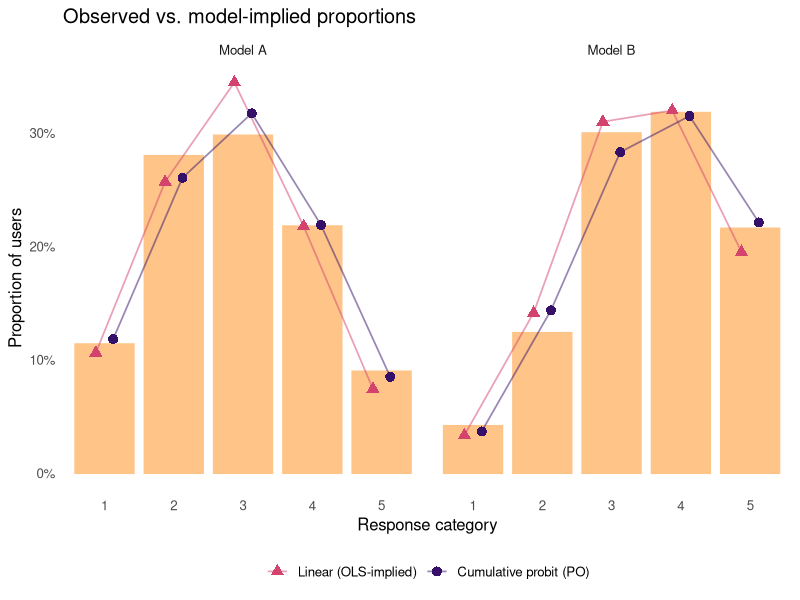
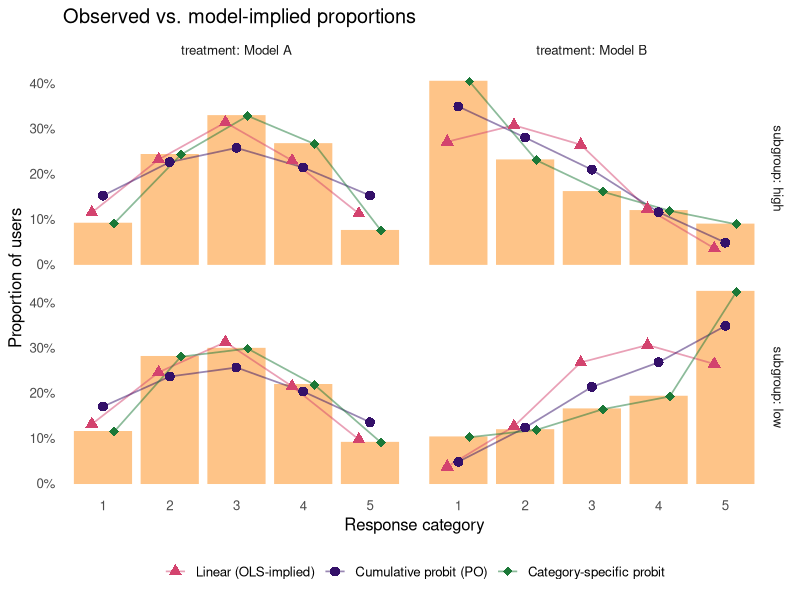
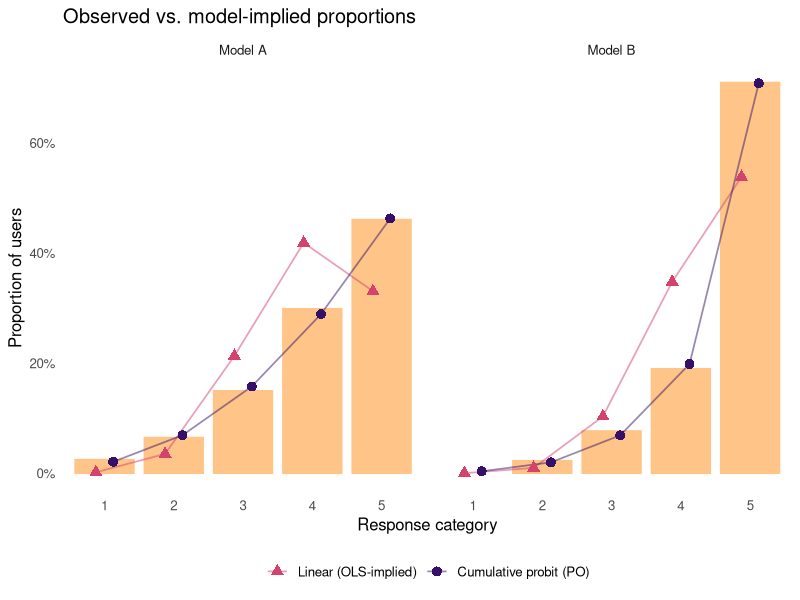
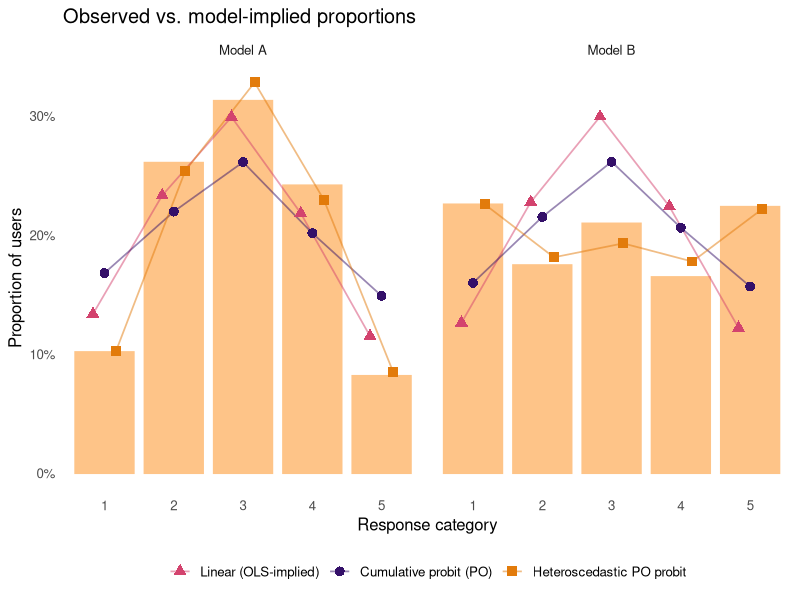
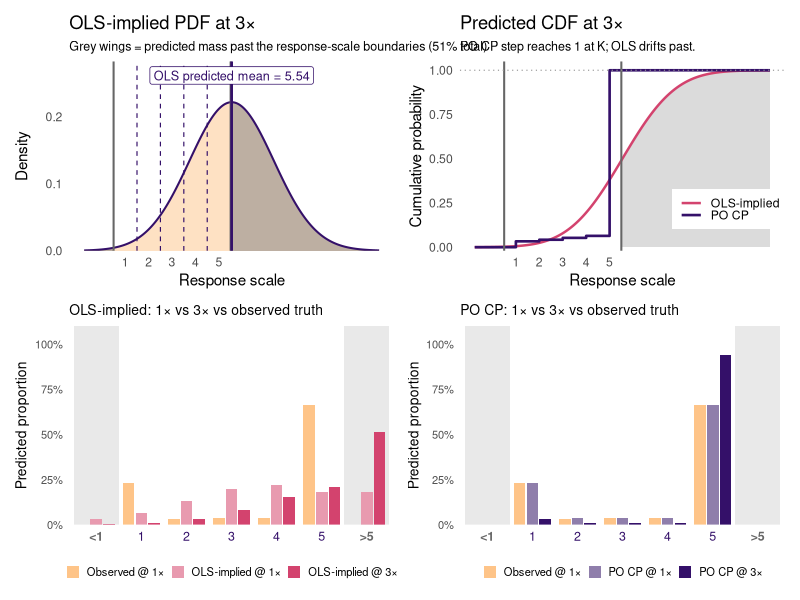

Write R code to recreate these figures, in order.
## ---- chunk 1
#| label: setup
#| include: false

library(ggplot2)
library(dplyr)
library(tidyr)
library(MASS)
library(ordinal)
library(marginaleffects)
library(knitr)
library(patchwork)

# URL of the deployed Shiny app on Posit Connect Cloud.
# Replace after first deploy; rendered into the <iframe> below.
app_url <- "https://YOUR-USERNAME.connect.posit.cloud/content/REPLACE-ME/"

# ---- Helpers (kept in sync with shiny/app.R) --------------------------

gen_baseline_probs <- function(shape, K) {
  x <- 1:K
  p <- switch(
    shape,
    "Symmetric / Normal-like"    = dnorm(seq(-1.5, 1.5, length.out = K)),
    "Uniform (flat)"             = rep(1, K),
    "Bimodal (polarized)"        = {
      v <- rep(0.1, K); v[1] <- 1; v[K] <- 1; v
    },
    "Skewed toward Satisfied"    = (x / K)^2,
    "Skewed toward Dissatisfied" = ((K - x + 1) / K)^2,
    "Zero-inflated / J-shape"    = exp(-0.8 * (x - 1))
  )
  p / sum(p)
}

treat_probs <- function(baseline, beta, effect_type, scale_ratio = 1) {
  K   <- length(baseline)
  tau <- qnorm(pmin(pmax(cumsum(baseline)[-K], 1e-4), 1 - 1e-4))

  if (effect_type == "polarize") {
    cum_pos <- c(pnorm((tau - beta) / scale_ratio), 1)
    cum_neg <- c(pnorm((tau + beta) / scale_ratio), 1)
    return(0.5 * diff(c(0, cum_pos)) + 0.5 * diff(c(0, cum_neg)))
  }

  beta_k <- if (effect_type == "asymmetric") {
    beta * seq(2, 0, length.out = K - 1)
  } else {
    rep(beta, K - 1)
  }
  cum_treat <- c(pnorm((tau - beta_k) / scale_ratio), 1)
  diff(c(0, cum_treat))
}

simulate_ab <- function(n_per, K, shape, beta, effect_type,
                        scale_ratio = 1, seed = 1138,
                        covariate = FALSE, interaction_mag = 0) {
  set.seed(seed)
  baseline <- gen_baseline_probs(shape, K)

  if (!covariate) {
    treated <- treat_probs(baseline, beta, effect_type, scale_ratio)
    ctrl <- sample(1:K, n_per, replace = TRUE, prob = baseline)
    trt  <- sample(1:K, n_per, replace = TRUE, prob = treated)
    return(tibble(
      treatment = factor(rep(c("Model A", "Model B"), each = n_per),
                         levels = c("Model A", "Model B")),
      response  = c(ctrl, trt)
    ) %>% mutate(response_ord = factor(response, levels = 1:K, ordered = TRUE)))
  }

  beta_low  <- beta + interaction_mag / 2
  beta_high <- beta - interaction_mag / 2
  n_half    <- n_per %/% 2
  n_other   <- n_per - n_half

  treated_low  <- treat_probs(baseline, beta_low,  effect_type, scale_ratio)
  treated_high <- treat_probs(baseline, beta_high, effect_type, scale_ratio)

  tibble(
    treatment = factor(rep(c("Model A", "Model B"), each = n_per),
                       levels = c("Model A", "Model B")),
    subgroup  = factor(c(rep("low", n_half), rep("high", n_other),
                         rep("low", n_half), rep("high", n_other)),
                       levels = c("low", "high")),
    response  = c(sample(1:K, n_half,  replace = TRUE, prob = baseline),
                  sample(1:K, n_other, replace = TRUE, prob = baseline),
                  sample(1:K, n_half,  replace = TRUE, prob = treated_low),
                  sample(1:K, n_other, replace = TRUE, prob = treated_high))
  ) %>% mutate(response_ord = factor(response, levels = 1:K, ordered = TRUE))
}

fit_models <- function(sim, fit_cs = FALSE, fit_scale = FALSE, covariate = FALSE) {
  if (covariate) {
    f_ols <- response ~ treatment * subgroup
    f_pol <- response_ord ~ treatment * subgroup
    f_cs  <- ~ treatment * subgroup
  } else {
    f_ols <- response ~ treatment
    f_pol <- response_ord ~ treatment
    f_cs  <- ~ treatment
  }
  m_ols <- lm(f_ols, data = sim)
  m_ord <- tryCatch(
    polr(f_pol, data = sim, method = "probit", Hess = TRUE),
    error = function(e) NULL
  )
  m_cs <- if (fit_cs) {
    tryCatch(
      clm(response_ord ~ 1, nominal = f_cs, data = sim, link = "probit"),
      error = function(e) NULL
    )
  } else NULL
  m_scale <- if (fit_scale && !fit_cs && !covariate) {
    tryCatch(
      clm(response_ord ~ treatment, scale = ~ treatment,
          data = sim, link = "probit"),
      error = function(e) NULL
    )
  } else NULL
  list(ols = m_ols, ord = m_ord, cs = m_cs, scale = m_scale)
}

interaction_p <- function(model) {
  if (is.null(model)) return(NA_real_)
  cf <- summary(model)$coefficients
  rn <- rownames(cf)
  ix <- grepl(":", rn) & grepl("treatment", rn) & grepl("subgroup", rn)
  if (!any(ix)) return(NA_real_)
  if ("Pr(>|t|)" %in% colnames(cf)) return(unname(cf[ix, "Pr(>|t|)"][1]))
  if ("t value"  %in% colnames(cf)) return(2 * pnorm(-abs(cf[ix, "t value"][1])))
  NA_real_
}

interaction_coef <- function(model) {
  if (is.null(model)) return(NA_real_)
  cf <- summary(model)$coefficients
  rn <- rownames(cf)
  ix <- grepl(":", rn) & grepl("treatment", rn) & grepl("subgroup", rn)
  if (!any(ix)) return(NA_real_)
  est_col <- if ("Estimate" %in% colnames(cf)) "Estimate" else "Value"
  unname(cf[ix, est_col][1])
}

predicted_probs <- function(models, K, covariate = FALSE) {
  newdat <- if (covariate) {
    expand_grid(
      treatment = factor(c("Model A", "Model B"), levels = c("Model A", "Model B")),
      subgroup  = factor(c("low", "high"), levels = c("low", "high"))
    )
  } else {
    tibble(treatment = factor(c("Model A", "Model B"), levels = c("Model A", "Model B")))
  }
  group_keys <- if (covariate) c("treatment", "subgroup") else c("treatment")

  if (!is.null(models$ord)) {
    raw <- predict(models$ord, newdata = newdat, type = "probs")
    preds_ord <- as.data.frame(raw) %>%
      setNames(as.character(1:K)) %>%
      bind_cols(newdat %>% mutate(across(everything(), as.character))) %>%
      pivot_longer(as.character(1:K), names_to = "response", values_to = "p_ord") %>%
      mutate(response = as.integer(response))
  } else {
    preds_ord <- newdat %>%
      mutate(across(everything(), as.character)) %>%
      crossing(response = 1:K) %>%
      mutate(p_ord = NA_real_)
  }

  ols_bin_probs <- function(mu, sig, K) {
    edges <- c(-Inf, seq(1.5, K - 0.5, by = 1), Inf)
    diff(pnorm(edges, mean = mu, sd = sig))
  }
  ols_mu  <- predict(models$ols, newdata = newdat)
  ols_sig <- summary(models$ols)$sigma
  preds_ols <- bind_rows(lapply(seq_len(nrow(newdat)), function(i) {
    row <- newdat[i, , drop = FALSE]
    tibble(
      !!!lapply(row, as.character),
      response = 1:K,
      p_ols    = ols_bin_probs(ols_mu[i], ols_sig, K)
    )
  }))

  if (!is.null(models$cs)) {
    cs_grid <- if (covariate) {
      expand_grid(
        treatment    = factor(c("Model A", "Model B"), levels = c("Model A", "Model B")),
        subgroup     = factor(c("low", "high"), levels = c("low", "high")),
        response_ord = factor(1:K, levels = 1:K, ordered = TRUE)
      )
    } else {
      expand_grid(
        treatment    = factor(c("Model A", "Model B"), levels = c("Model A", "Model B")),
        response_ord = factor(1:K, levels = 1:K, ordered = TRUE)
      )
    }
    preds_cs <- tryCatch({
      cs_grid %>%
        mutate(p_cs = predict(models$cs, newdata = cs_grid, type = "prob")$fit,
               response = as.integer(as.character(response_ord))) %>%
        mutate(across(any_of(c("treatment", "subgroup")), as.character)) %>%
        dplyr::select(any_of(c("treatment", "subgroup", "response", "p_cs")))
    }, error = function(e) {
      newdat %>%
        mutate(across(everything(), as.character)) %>%
        crossing(response = 1:K) %>%
        mutate(p_cs = NA_real_)
    })
  } else {
    preds_cs <- newdat %>%
      mutate(across(everything(), as.character)) %>%
      crossing(response = 1:K) %>%
      mutate(p_cs = NA_real_)
  }

  # Heteroscedastic PO probit (clm with scale = ~ treatment). Only fitted
  # under the no-covariate, no-CS scenario per fit_models above.
  if (!is.null(models$scale)) {
    scale_grid <- expand_grid(
      treatment    = factor(c("Model A", "Model B"), levels = c("Model A", "Model B")),
      response_ord = factor(1:K, levels = 1:K, ordered = TRUE)
    )
    preds_scale <- tryCatch({
      scale_grid %>%
        mutate(p_scale  = predict(models$scale, newdata = scale_grid, type = "prob")$fit,
               response = as.integer(as.character(response_ord))) %>%
        mutate(across(any_of(c("treatment", "subgroup")), as.character)) %>%
        dplyr::select(any_of(c("treatment", "subgroup", "response", "p_scale")))
    }, error = function(e) {
      newdat %>%
        mutate(across(everything(), as.character)) %>%
        crossing(response = 1:K) %>%
        mutate(p_scale = NA_real_)
    })
  } else {
    preds_scale <- newdat %>%
      mutate(across(everything(), as.character)) %>%
      crossing(response = 1:K) %>%
      mutate(p_scale = NA_real_)
  }

  full_join(preds_ord,   preds_ols,   by = c(group_keys, "response")) %>%
    full_join(preds_cs,    by = c(group_keys, "response")) %>%
    full_join(preds_scale, by = c(group_keys, "response"))
}

observed_probs <- function(sim, covariate = FALSE) {
  group_keys <- if (covariate) c("treatment", "subgroup") else c("treatment")
  sim %>%
    count(across(all_of(c(group_keys, "response")))) %>%
    group_by(across(all_of(group_keys))) %>%
    mutate(p_obs = n / sum(n)) %>%
    ungroup() %>%
    mutate(across(all_of(group_keys), as.character)) %>%
    dplyr::select(all_of(c(group_keys, "response", "p_obs")))
}

contrast_cis <- function(models, K, covariate = FALSE) {
  ci_src <- if (!is.null(models$cs)) models$cs else models$ord
  if (is.null(ci_src)) {
    cols <- if (covariate) {
      tibble(subgroup = rep(c("low", "high"), each = K),
             response = rep(1:K, 2))
    } else {
      tibble(response = 1:K)
    }
    return(cols %>% mutate(estimate = NA_real_, conf.low = NA_real_, conf.high = NA_real_))
  }
  me_type <- if (inherits(ci_src, "polr")) "probs" else "prob"
  tryCatch({
    out <- if (covariate) {
      avg_comparisons(ci_src, variables = "treatment", by = "subgroup", type = me_type)
    } else {
      avg_comparisons(ci_src, variables = "treatment", type = me_type)
    }
    out <- out %>%
      as_tibble() %>%
      mutate(response = suppressWarnings(as.integer(as.character(group))))
    if (covariate) {
      out %>% dplyr::select(subgroup, response, estimate, conf.low, conf.high) %>%
        mutate(subgroup = as.character(subgroup))
    } else {
      out %>% dplyr::select(response, estimate, conf.low, conf.high)
    }
  }, error = function(e) {
    cols <- if (covariate) {
      tibble(subgroup = rep(c("low", "high"), each = K),
             response = rep(1:K, 2))
    } else {
      tibble(response = 1:K)
    }
    cols %>% mutate(estimate = NA_real_, conf.low = NA_real_, conf.high = NA_real_)
  })
}

# Static-render version of the app's "Distributions" plot.
# `sim` and `models` should match the same simulation (same covariate flag).
make_dist_plot <- function(sim, models, K, fit_cs, fit_scale = FALSE, covariate = FALSE) {
  preds_df <- predicted_probs(models, K, covariate = covariate)
  obs_df   <- observed_probs(sim,   covariate = covariate)
  group_keys <- if (covariate) c("treatment", "subgroup") else c("treatment")
  dat <- full_join(obs_df, preds_df, by = c(group_keys, "response"))

  cs_active    <- isTRUE(fit_cs)    && any(!is.na(dat$p_cs))
  scale_active <- isTRUE(fit_scale) && any(!is.na(dat$p_scale))
  bars_dat <- dat %>%
    dplyr::select(all_of(c(group_keys, "response", "p_obs"))) %>%
    distinct()

  long_cols <- c("p_ord", "p_ols",
                 if (cs_active)    "p_cs",
                 if (scale_active) "p_scale")
  dat_long <- dat %>%
    pivot_longer(all_of(long_cols), names_to = "model", values_to = "p") %>%
    mutate(model = recode(model,
                          p_ord   = "Cumulative probit (PO)",
                          p_ols   = "Linear (OLS-implied)",
                          p_cs    = "Category-specific probit",
                          p_scale = "Heteroscedastic PO probit"))

  model_levels <- c("Linear (OLS-implied)", "Cumulative probit (PO)",
                    if (cs_active)    "Category-specific probit",
                    if (scale_active) "Heteroscedastic PO probit")
  dat_long$model <- factor(dat_long$model, levels = model_levels)

  color_map <- c("Linear (OLS-implied)"      = "#D3436E",
                 "Cumulative probit (PO)"    = "#341069",
                 "Category-specific probit"  = "#1B7837",
                 "Heteroscedastic PO probit" = "#E27B0B")
  shape_map <- c("Linear (OLS-implied)"      = 17,
                 "Cumulative probit (PO)"    = 16,
                 "Category-specific probit"  = 18,
                 "Heteroscedastic PO probit" = 15)

  p <- ggplot(mapping = aes(x = factor(response))) +
    geom_col(data = bars_dat, aes(y = p_obs),
             fill = "#FEC488", color = "#FEC488", width = 0.85) +
    geom_line(data = dat_long,
              aes(y = p, color = model, group = model),
              position = position_dodge(width = 0.5),
              alpha = 0.5, linewidth = 0.6) +
    geom_point(data = dat_long,
               aes(y = p, color = model, shape = model),
               size = 3, position = position_dodge(width = 0.5)) +
    scale_color_manual(values = color_map[model_levels]) +
    scale_shape_manual(values = shape_map[model_levels]) +
    scale_y_continuous(labels = scales::percent_format(accuracy = 1)) +
    labs(x = "Response category", y = "Proportion of users",
         color = NULL, shape = NULL,
         title = "Observed vs. model-implied proportions") +
    theme_minimal(base_size = 12) +
    theme(legend.position = "bottom", panel.grid = element_blank())

  if (covariate) {
    p + facet_grid(subgroup ~ treatment, labeller = label_both)
  } else {
    p + facet_wrap(~ treatment)
  }
}

make_contrast_table <- function(sim, models, K, covariate = FALSE) {
  preds_df <- predicted_probs(models, K, covariate = covariate)
  obs_df   <- observed_probs(sim,   covariate = covariate)
  group_keys <- if (covariate) c("treatment", "subgroup") else c("treatment")
  dat <- full_join(obs_df, preds_df, by = c(group_keys, "response"))
  cis <- contrast_cis(models, K, covariate = covariate)

  pct <- function(x) ifelse(is.na(x), "—", sprintf("%.0f%%", 100 * x))
  with_ci <- function(est, lo, hi) {
    if (is.na(est)) return("—")
    sprintf("%.0f%% [%.0f%%, %.0f%%]", 100 * est, 100 * lo, 100 * hi)
  }

  keys <- if (covariate) c("subgroup", "response") else c("response")
  out <- dat %>%
    pivot_wider(id_cols = all_of(keys),
                names_from = treatment,
                values_from = c(p_obs, p_ols)) %>%
    mutate(
      obs_delta = `p_obs_Model B` - `p_obs_Model A`,
      ols_delta = `p_ols_Model B` - `p_ols_Model A`
    ) %>%
    dplyr::select(all_of(keys), obs_delta, ols_delta) %>%
    left_join(cis, by = keys) %>%
    arrange(across(all_of(keys))) %>%
    mutate(
      flip = !is.na(estimate) & !is.na(ols_delta) &
             sign(estimate) * sign(ols_delta) < 0,
      Category            = as.character(response),
      `Observed Δ`        = pct(obs_delta),
      `OLS-implied Δ`     = ifelse(flip, paste0(pct(ols_delta), " ⚠"), pct(ols_delta)),
      `Probit Δ [95% CI]` = mapply(with_ci, estimate, conf.low, conf.high)
    )

  if (covariate) {
    out %>% dplyr::select(Subgroup = subgroup, Category,
                          `Observed Δ`, `OLS-implied Δ`, `Probit Δ [95% CI]`)
  } else {
    out %>% dplyr::select(Category, `Observed Δ`, `OLS-implied Δ`, `Probit Δ [95% CI]`)
  }
}

# Static-render version of the app's "Counterfactual" tab. Assumes a
# constant-shift, no-covariate model (the tab in the app disables itself
# otherwise). Returns a patchwork composing OLS bell curve, PO probit latent
# normal, and per-category bar chart at multiplier × β.
make_cf_plot <- function(sim, models, K, mult) {
  newdat   <- tibble(treatment = factor(c("Model A", "Model B"),
                                        levels = c("Model A", "Model B")))
  ols_mus  <- predict(models$ols, newdata = newdat)
  ols_mu_A <- unname(ols_mus[1])
  ols_mu_B <- unname(ols_mus[2])
  ols_beta <- ols_mu_B - ols_mu_A
  ols_sig  <- summary(models$ols)$sigma
  ols_mu_cf <- ols_mu_A + mult * ols_beta

  cp_beta       <- unname(coef(models$ord)[["treatmentModel B"]])
  cp_thresholds <- unname(models$ord$zeta)

  ols_oob_lo_1x <- pnorm(0.5,         ols_mu_B,  ols_sig)
  ols_oob_hi_1x <- 1 - pnorm(K + 0.5, ols_mu_B,  ols_sig)
  ols_p_cat_1x  <- diff(pnorm(seq(0.5, K + 0.5, by = 1), ols_mu_B,  ols_sig))

  ols_oob_lo_cf <- pnorm(0.5,         ols_mu_cf, ols_sig)
  ols_oob_hi_cf <- 1 - pnorm(K + 0.5, ols_mu_cf, ols_sig)
  ols_p_cat_cf  <- diff(pnorm(seq(0.5, K + 0.5, by = 1), ols_mu_cf, ols_sig))

  cp_p_cat_1x <- diff(c(0, pnorm(cp_thresholds - cp_beta),         1))
  cp_p_cat_cf <- diff(c(0, pnorm(cp_thresholds - mult * cp_beta),  1))

  obs_B <- sim %>%
    dplyr::filter(treatment == "Model B") %>%
    count(response) %>%
    mutate(p_obs = n / sum(n)) %>%
    dplyr::select(response, p_obs) %>%
    right_join(tibble(response = 1:K), by = "response") %>%
    arrange(response) %>%
    mutate(p_obs = coalesce(p_obs, 0)) %>%
    pull(p_obs)

  bin_edges <- seq(1.5, K - 0.5, by = 1)
  x_resp <- seq(min(-0.5, ols_mu_cf - 3.5 * ols_sig),
                max(K + 1.5, ols_mu_cf + 3.5 * ols_sig),
                length.out = 600)
  ols_curve     <- tibble(x = x_resp, y = dnorm(x_resp, ols_mu_cf, ols_sig))
  ols_oob_left  <- ols_curve %>% dplyr::filter(x <= 0.5)
  ols_oob_right <- ols_curve %>% dplyr::filter(x >= K + 0.5)
  y_top_ols <- max(ols_curve$y) * 1.18

  p_ols_pdf <- ggplot(ols_curve, aes(x, y)) +
    geom_area(fill = "#FEC488", alpha = 0.5) +
    geom_area(data = ols_oob_left,  fill = "#888888", alpha = 0.55) +
    geom_area(data = ols_oob_right, fill = "#888888", alpha = 0.55) +
    geom_line(color = "#341069", linewidth = 0.7) +
    geom_vline(xintercept = bin_edges, linetype = "dashed",
               color = "#341069", linewidth = 0.4) +
    geom_vline(xintercept = c(0.5, K + 0.5), linetype = "solid",
               color = "#666666", linewidth = 0.7) +
    geom_vline(xintercept = ols_mu_cf, linetype = "solid",
               color = "#341069", linewidth = 0.9) +
    annotate("label", x = ols_mu_cf, y = y_top_ols,
             label = sprintf("OLS predicted mean = %.2f", ols_mu_cf),
             size = 3.2, color = "#341069") +
    scale_x_continuous(breaks = seq_len(K), minor_breaks = NULL) +
    scale_y_continuous(limits = c(0, y_top_ols * 1.08),
                       expand = expansion(mult = c(0, 0))) +
    labs(x = "Response scale", y = "Density",
         title = sprintf("OLS-implied PDF at %g×", mult),
         subtitle = sprintf("Grey wings = predicted mass past the response-scale boundaries (%.0f%% total)",
                            100 * (ols_oob_lo_cf + ols_oob_hi_cf))) +
    theme_minimal(base_size = 11) +
    theme(panel.grid = element_blank(),
          plot.subtitle = element_text(size = 9))

  cdf_curve <- tibble(x = x_resp, y = pnorm(x_resp, ols_mu_cf, ols_sig))
  cp_cdf_df <- tibble(
    x = c(min(x_resp), seq_len(K), max(x_resp)),
    y = c(0, cumsum(cp_p_cat_cf), 1)
  )

  p_cdf <- ggplot() +
    geom_area(data = cdf_curve %>% dplyr::filter(x <= 0.5),
              aes(x, y), fill = "#888888", alpha = 0.30) +
    geom_area(data = cdf_curve %>% dplyr::filter(x >= K + 0.5),
              aes(x, y), fill = "#888888", alpha = 0.30) +
    geom_line(data = cdf_curve, aes(x, y, color = "OLS-implied"),
              linewidth = 0.85) +
    geom_step(data = cp_cdf_df, aes(x, y, color = "PO CP"),
              linewidth = 0.9, direction = "hv") +
    geom_vline(xintercept = c(0.5, K + 0.5), linetype = "solid",
               color = "#666666", linewidth = 0.7) +
    geom_hline(yintercept = 1, linetype = "dotted",
               color = "#999999", linewidth = 0.4) +
    scale_color_manual(values = c("OLS-implied" = "#D3436E",
                                  "PO CP"       = "#341069"),
                       name = NULL) +
    scale_x_continuous(breaks = seq_len(K), minor_breaks = NULL,
                       limits = range(x_resp)) +
    scale_y_continuous(limits = c(-0.02, 1.05),
                       expand = expansion(mult = c(0, 0)),
                       breaks = c(0, 0.25, 0.5, 0.75, 1)) +
    labs(x = "Response scale", y = "Cumulative probability",
         title = sprintf("Predicted CDF at %g×", mult),
         subtitle = "PO CP step reaches 1 at K; OLS drifts past.") +
    theme_minimal(base_size = 11) +
    theme(legend.position = c(0.83, 0.22),
          legend.background = element_rect(fill = "white", color = NA),
          legend.key.height = unit(0.6, "lines"),
          panel.grid = element_blank(),
          plot.subtitle = element_text(size = 9))

  bar_levels  <- c("<1", as.character(seq_len(K)), paste0(">", K))
  axis_colors <- c("#666666", rep("#341069", K), "#666666")
  show_cf     <- abs(mult - 1) > 1e-6

  make_bar_panel <- function(p_1x, p_oob_lo_1x, p_oob_hi_1x,
                             p_cf, p_oob_lo_cf, p_oob_hi_cf,
                             obs_inscale, model_label,
                             color_bold, color_faint) {
    if (show_cf) {
      series_levels <- c(
        "Observed @ 1×",
        sprintf("%s @ 1×", model_label),
        sprintf("%s @ %g×", model_label, mult)
      )
      p_vec <- c(c(0, obs_inscale, 0),
                 c(p_oob_lo_1x, p_1x, p_oob_hi_1x),
                 c(p_oob_lo_cf, p_cf, p_oob_hi_cf))
      fill_values <- setNames(c("#FEC488", color_faint, color_bold),
                              series_levels)
      plot_title <- sprintf("%s: 1× vs %g× vs observed truth",
                            model_label, mult)
    } else {
      series_levels <- c(
        "Observed @ 1×",
        sprintf("%s @ 1×", model_label)
      )
      p_vec <- c(c(0, obs_inscale, 0),
                 c(p_oob_lo_1x, p_1x, p_oob_hi_1x))
      fill_values <- setNames(c("#FEC488", color_bold),
                              series_levels)
      plot_title <- sprintf("%s @ 1× vs observed truth", model_label)
    }
    n_series <- length(series_levels)
    bar_df <- tibble(
      response = factor(rep(bar_levels, n_series), levels = bar_levels),
      p        = p_vec,
      series   = factor(rep(series_levels, each = K + 2),
                        levels = series_levels)
    )
    ggplot(bar_df, aes(x = response, y = p, fill = series)) +
      annotate("rect", xmin = 0.5, xmax = 1.5,
               ymin = 0, ymax = Inf, fill = "#888888", alpha = 0.18) +
      annotate("rect", xmin = K + 1.5, xmax = K + 2.5,
               ymin = 0, ymax = Inf, fill = "#888888", alpha = 0.18) +
      geom_col(position = position_dodge(width = 0.85), width = 0.78) +
      scale_fill_manual(values = fill_values, name = NULL) +
      scale_y_continuous(labels = scales::percent_format(accuracy = 1),
                         expand = expansion(mult = c(0, 0.10)),
                         limits = c(0, 1)) +
      labs(x = NULL, y = "Predicted proportion",
           title = plot_title) +
      theme_minimal(base_size = 10) +
      theme(legend.position = "bottom",
            legend.key.size = unit(0.7, "lines"),
            legend.text  = element_text(size = 8),
            panel.grid   = element_blank(),
            plot.title   = element_text(size = 10),
            axis.text.x  = element_text(color = axis_colors,
                                        face  = c("bold", rep("plain", K), "bold"),
                                        size  = 9))
  }

  p_bar_ols <- make_bar_panel(ols_p_cat_1x, ols_oob_lo_1x, ols_oob_hi_1x,
                              ols_p_cat_cf, ols_oob_lo_cf, ols_oob_hi_cf,
                              obs_B, "OLS-implied",
                              "#D3436E", "#E89AAF")
  p_bar_cp  <- make_bar_panel(cp_p_cat_1x, 0, 0,
                              cp_p_cat_cf, 0, 0,
                              obs_B, "PO CP",
                              "#341069", "#8F7EAB")

  (p_ols_pdf | p_cdf) / (p_bar_ols | p_bar_cp) +
    plot_layout(heights = c(1, 1.05))
}
## ---- chunk 2
#| label: app-iframe
#| echo: false
#| results: asis
cat(sprintf(
  '<iframe src="%s" width="100%%" height="960" style="border: 1px solid #ddd; border-radius: 4px;" loading="lazy"></iframe>',
  app_url
))
## ---- chunk 3
#| label: fig-tour1
#| echo: false
#| fig-width: 8
#| fig-height: 4.5
#| fig-cap: "Tour 1 — Symmetric baseline, moderate constant shift. OLS-implied triangles and PO-probit dots both track the observed bars."
sim1  <- simulate_ab(n_per = 500, K = 5,
                     shape = "Symmetric / Normal-like",
                     beta = 0.4, effect_type = "constant",
                     scale_ratio = 1, seed = 1138)
fits1 <- fit_models(sim1, fit_cs = FALSE)
make_dist_plot(sim1, fits1, K = 5, fit_cs = FALSE)
## ---- chunk 4
#| label: fig-tour2
#| echo: false
#| fig-width: 9
#| fig-height: 6.5
#| fig-cap: "Tour 2 — Symmetric baseline, opposing latent treatment effects across subgroups, plus a treated-condition variance shift. Within each subgroup the treatment moves the distribution dramatically toward one tail; marginalized across subgroups, the mean is preserved while the distribution becomes broader and more polarized."
sim2  <- simulate_ab(n_per = 1000, K = 5,
                     shape = "Symmetric / Normal-like",
                     beta = 0, effect_type = "constant",
                     scale_ratio = 1.6, seed = 1138,
                     covariate = TRUE, interaction_mag = 1.6)
fits2 <- fit_models(sim2, fit_cs = TRUE, covariate = TRUE)
make_dist_plot(sim2, fits2, K = 5, fit_cs = TRUE, covariate = TRUE)
## ---- chunk 5
#| label: tbl-tour2
#| echo: false
#| tbl-cap: "Tour 2 — Subgroup-conditional per-category treatment contrasts. The treatment moves the low subgroup up and the high subgroup down; the marginal mean reported by OLS without an interaction term is essentially zero. ⚠ flags categories where OLS-implied Δ has the opposite sign from the probit point estimate."
kable(make_contrast_table(sim2, fits2, K = 5, covariate = TRUE))
## ---- chunk 6
#| label: fig-tour3
#| echo: false
#| fig-width: 8
#| fig-height: 4.5
#| fig-cap: "Tour 3 — Skewed-toward-Satisfied baseline, constant latent shift. The OLS triangle at category 5 (*Very Satisfied*) sits noticeably below the bar; the probit dot tracks it."
sim3  <- simulate_ab(n_per = 1000, K = 5,
                     shape = "Skewed toward Satisfied",
                     beta = 0.6, effect_type = "constant",
                     scale_ratio = 1, seed = 1138)
fits3 <- fit_models(sim3, fit_cs = FALSE)
make_dist_plot(sim3, fits3, K = 5, fit_cs = FALSE)
## ---- chunk 7
#| label: fig-tour4
#| echo: false
#| fig-width: 8
#| fig-height: 4.5
#| fig-cap: "Tour 4 — Symmetric baseline, latent SD ratio of 1.6. Treated condition is more spread out; mean is unchanged. OLS and PO probit miss it. The heteroscedastic PO probit (orange squares; `clm(... scale = ~ treatment)`) recovers the marginal shape correctly by explicitly fitting a per-condition latent variance."
sim4  <- simulate_ab(n_per = 1000, K = 5,
                     shape = "Symmetric / Normal-like",
                     beta = 0, effect_type = "constant",
                     scale_ratio = 1.6, seed = 1138)
fits4 <- fit_models(sim4, fit_cs = FALSE, fit_scale = TRUE)
make_dist_plot(sim4, fits4, K = 5, fit_cs = FALSE, fit_scale = TRUE)
## ---- chunk 8
#| label: fig-tour5
#| echo: false
#| fig-width: 10
#| fig-height: 8
#| fig-cap: "Tour 5 — Counterfactual extrapolation under a bimodal baseline. Top-left: OLS-implied predictive PDF at 3× the observed treatment effect; the orange-filled bell curve is shifted to its predicted-mean location (vertical purple line) and the grey wings on either side are OLS's predicted mass past the response-scale boundaries at 0.5 and K+0.5. Top-right: predicted cumulative distributions at 3× on the response scale — OLS's continuous CDF (red) drifts past the upper boundary into impossible response values; PO probit's step CDF (purple) reaches 1 exactly at the top category. Bottom-left and bottom-right: per-category predicted proportions for OLS and PO CP at 1× (faint), at 3× (bold), and observed at 1× (orange) for reference; out-of-bounds '<1' and '>5' columns are flagged with grey backgrounds and bolded axis labels."
sim5  <- simulate_ab(n_per = 1000, K = 5,
                     shape = "Bimodal (polarized)",
                     beta = 0.5, effect_type = "constant",
                     scale_ratio = 1, seed = 1138)
fits5 <- fit_models(sim5, fit_cs = FALSE)
make_cf_plot(sim5, fits5, K = 5, mult = 3)
